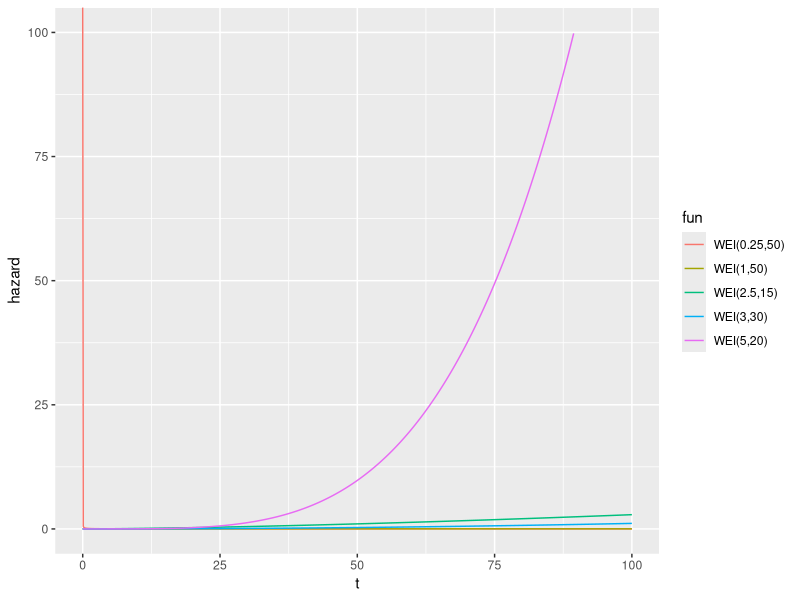
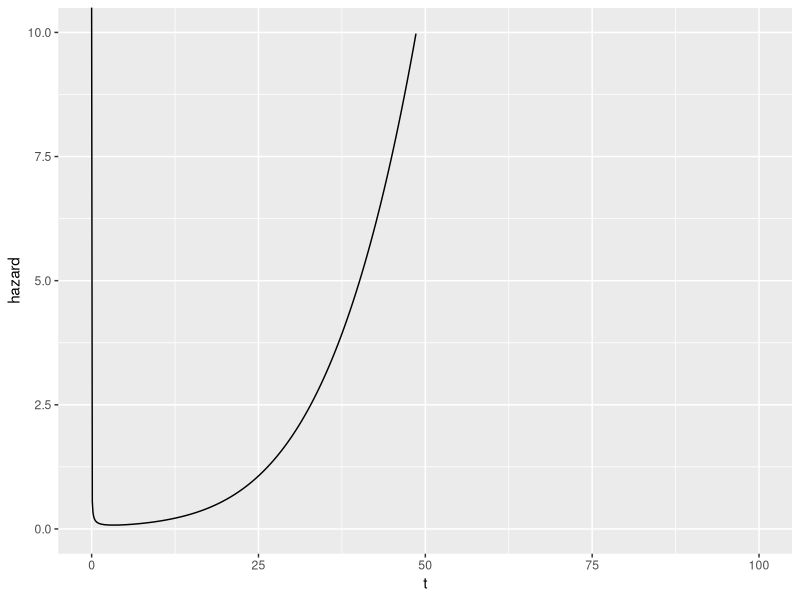

Recreate these plots in R, in order.
## ---- chunk 1
knitr::opts_chunk$set(echo = TRUE)
## ---- chunk 2
library(ggplot2)
library(dplyr)
shape1 <- 3
scale1 <- 30
shape2 <- 1
scale2 <- 50
shape3 <- 2.5
scale3 <- 15
shape4 <- 5
scale4 <- 20
shape5 <- 0.25
scale5 <- 50

ts <- seq(0,100,by=.1)
h.wei1 <- Vectorize(function(t) (shape1/scale1)*(t/scale1)^(shape1-1))
h.wei2 <- Vectorize(function(t) (shape2/scale2)*(t/scale2)^(shape2-1))
h.wei3 <- Vectorize(function(t) (shape3/scale3)*(t/scale3)^(shape3-1))
h.wei4 <- Vectorize(function(t) (shape4/scale4)*(t/scale4)^(shape4-1))
h.wei5 <- Vectorize(function(t) (shape5/scale5)*(t/scale5)^(shape5-1))

df.haz <- data.frame(
    t=ts,
    y=c(h.wei1(ts),h.wei2(ts),h.wei3(ts),h.wei4(ts),h.wei5(ts)),
    fun=rep(c("WEI(3,30)","WEI(1,50)","WEI(2.5,15)","WEI(5,20)","WEI(0.25,50)"),
        each=length(ts)))
## ---- chunk 3
ggplot(df.haz, aes(x=t, y=y, color=fun)) +
    geom_line() +
    labs(y="hazard") +
    ylim(0,100)
## ---- chunk 4
h.series <- Vectorize(function(t) sum(h.wei1(t),h.wei2(t),h.wei3(t),
    h.wei4(t),h.wei5(t)))
df.series.haz <- data.frame(
    t=ts,
    y=h.series(ts))
ggplot(df.series.haz,aes(x=t, y=y)) +
    geom_line() +
    labs(y="hazard") +
    ylim(0,10)
## ---- chunk 5
#library(goftest)
#gof <- cvm.test(x=guo_weibull_series_md$t,null=function(t) pweibull_series(t,scales=scales,shapes=shapes),estimated=T)
#p.value <- gof$p.value
p.value <- 1
## ---- chunk 6
# sample size
n <- 500

# m components in series system
m <- 3

# true parameter value of series system
theta <- c(2,40,      # lambda_1, k_1
           3,10,      # lambda_2, k_2
           2,30)      # lambda_3, k_3

# bernoulli candidate model parameter

# right censoring times
tau <- rep(2.05,n)
